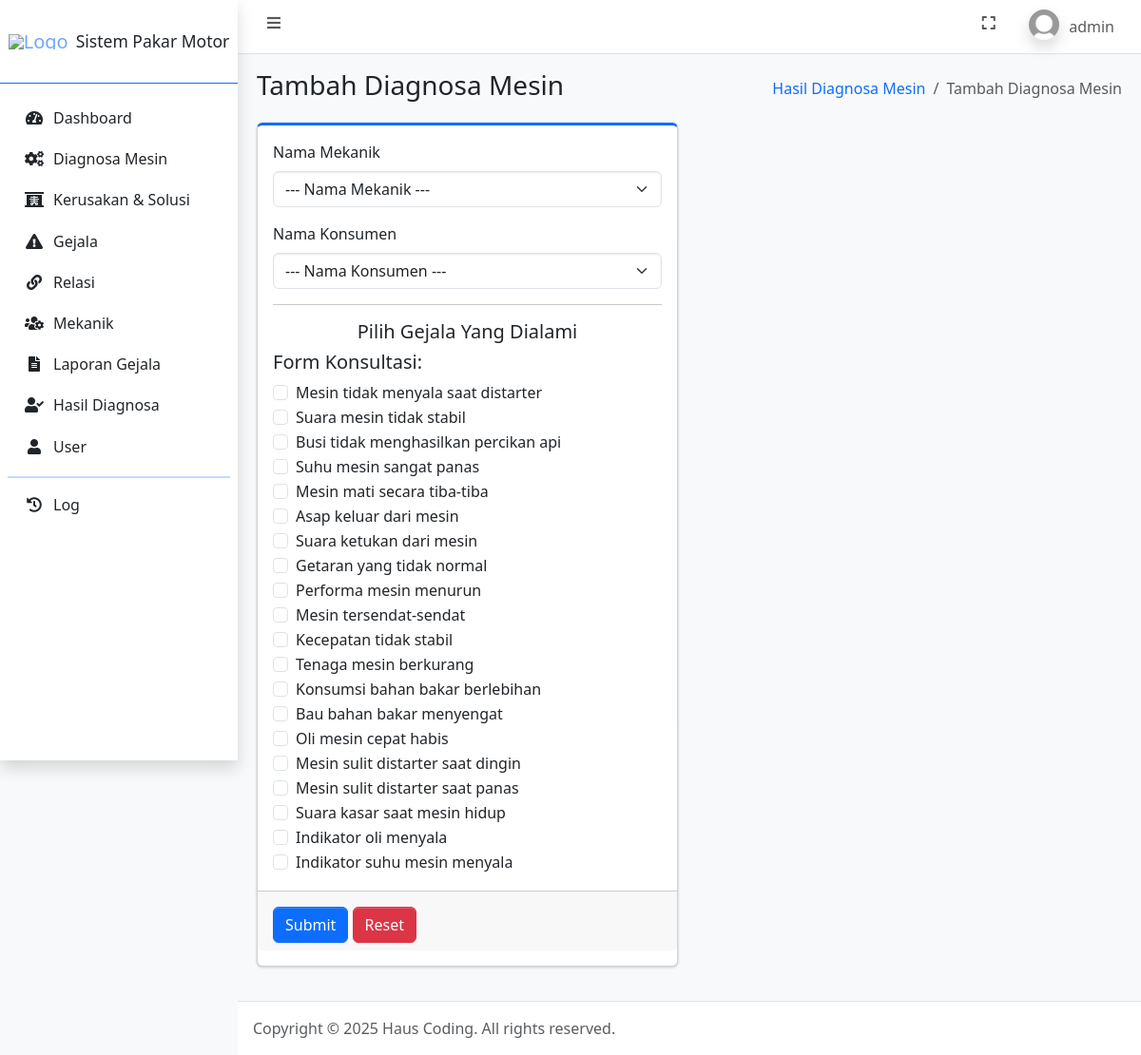
Screenshot of /diagnosa_mesin.php (signed in) with the database file from the repository.
### tables this page shows
CREATE TABLE `user` (
  `id_user` int(11) NOT NULL,
  `username` varchar(100) NOT NULL,
  `password` varchar(255) NOT NULL,
  `jabatan` enum('admin','pelanggan') NOT NULL,
  `nama` varchar(100) NOT NULL,
  `jenis_kelamin` enum('laki-laki','perempuan') NOT NULL,
  `tanggal_lahir` date NOT NULL,
  `alamat` text NOT NULL,
  `foto` text NOT NULL,
  `dibuat_pada` timestamp NOT NULL DEFAULT current_timestamp()
);

CREATE TABLE `gejala` (
  `kd_gejala` char(4) NOT NULL,
  `gejala` varchar(100) NOT NULL,
  `deskripsi_gejala` text NOT NULL
);

### connection.php (called while the page is built, shortened)
<?php
	$host = 'localhost';
	$user = 'root';
	$pass = '';
	$database = 'sistem_pakar_motor';
	$conn = mysqli_connect($host, $user, $pass, $database);
    if (isset($_SESSION['id_user'])) {
    	$id_user = $_SESSION['id_user'];
		$dataUser = mysqli_fetch_assoc(mysqli_query($conn, "SELECT * FROM user WHERE id_user = $id_user"));
	}
?>

### diagnosa_mesin.php (the view, shortened to what this page needs)
<?php
    require_once 'connection.php';
    $get_gejala = mysqli_query($conn, "SELECT * FROM gejala ORDER BY kd_gejala ASC");
?>
<!DOCTYPE html>
<html lang="en">
<head>
    <?php include_once 'include/head.php'; ?>
</head>
<body class="layout-fixed sidebar-expand-lg bg-body-tertiary">
    <div class="app-wrapper">
        <?php include_once 'include/navbar.php'; ?>
        <?php include_once 'include/sidebar.php'; ?>
        <main class="app-main">
            <div class="app-content-header">
                <div class="container-fluid">
                    <div class="row">
                        <div class="col-sm-6">
                            <h3 class="mb-0">Tambah Diagnosa Mesin</h3>
                        </div>
                        <div class="col-sm-6">
                            <ol class="breadcrumb float-sm-end">
                                <li class="breadcrumb-item"><a href="hasil_diagnosa.php">Hasil Diagnosa Mesin</a></li>
                                <li class="breadcrumb-item active" aria-current="page">
                                    Tambah Diagnosa Mesin
                                </li>
                            </ol>
                        </div>
                    </div>
                </div>
            </div>
            <div class="app-content">
                <div class="container-fluid">
                    <div class="row">
                        <div class="col-6">
                            <div class="card card-primary card-outline mb-4">
                                <form method="post">
                                    <div class="card-body">
                                        <div class="mb-3">
                                            <label for="id_mekanik" class="form-label">Nama Mekanik</label>
                                            <select class="form-select" id="id_mekanik" name="id_mekanik" required>
                                                <option value="0">--- Nama Mekanik ---</option>
                                            </select>
                                        </div>
                                        <div class="mb-3">
                                            <label for="id_user" class="form-label">Nama Konsumen</label>
                                            <select class="form-select" id="id_user" name="id_user" required>
                                                <option value="0">--- Nama Konsumen ---</option>
                                            </select>
                                        </div>
                                        <hr>
                                        <h5 class="text-center">Pilih Gejala Yang Dialami</h5>
                                        <h5>Form Konsultasi:</h5>
                                        <?php $id_no = 1; ?>
                                        <?php foreach ($get_gejala as $dg): ?>
                                            <div class="form-check">
                                                <input class="form-check-input" type="checkbox" name="gejala[]" value="<?= $dg['kd_gejala']; ?>" id="<?= $id_no; ?>">
                                                <label class="form-check-label" for="<?= $id_no; ?>">
                                                    <?= $dg['gejala']; ?>
                                                </label>
                                            </div>
                                            <?php $id_no++; ?>
                                        <?php endforeach ?>
                                    </div>
                                    <div class="card-footer pt-3">
                                        <button type="submit" name="btnTambahDiagnosaMesin" class="btn btn-primary">Submit</button>
                                        <input type="reset" value="Reset" class="btn btn-danger">
                                    </div>
                                </form>
                            </div>
                        </div>
                    </div>
                </div>
            </div>
        </main>
        <?php include_once 'include/footer.php'; ?>
    </div>
</body>
</html>

### include/navbar.php (shortened to what this page needs)
<nav class="app-header navbar navbar-expand bg-body">
    <div class="container-fluid">
        <ul class="navbar-nav">
            <li class="nav-item"> <a class="nav-link" data-lte-toggle="sidebar" href="#" role="button"> <i class="fas fa-fw fa-bars"></i> </a> </li>
        </ul>
        <ul class="navbar-nav ms-auto">
            <li class="nav-item"> <a class="nav-link" href="#" data-lte-toggle="fullscreen"> <i data-lte-icon="maximize" class="fas fa-fw fa-expand"></i> </a> </li>
            <li class="nav-item dropdown user-menu">
                <a href="#" class="nav-link dropdown-toggle" data-bs-toggle="dropdown" aria-expanded="false">
                    <img src="assets/img/profiles/<?= $dataUser['foto']; ?>" class="user-image rounded-circle shadow" alt="User Image">
                    <span class="d-none d-md-inline"><?= $dataUser['username']; ?></span>
                </a>
            </li>
        </ul>
    </div>
</nav>

### rows the page displays
user: foto (placeholder picture), username "admin"
gejala: gejala "Mesin tidak menyala saat distarter"
gejala: gejala "Suara mesin tidak stabil"
gejala: gejala "Busi tidak menghasilkan percikan api"
gejala: gejala "Suhu mesin sangat panas"
gejala: gejala "Mesin mati secara tiba-tiba"
gejala: gejala "Asap keluar dari mesin"
gejala: gejala "Suara ketukan dari mesin"
gejala: gejala "Getaran yang tidak normal"
gejala: gejala "Performa mesin menurun"
gejala: gejala "Mesin tersendat-sendat"
gejala: gejala "Kecepatan tidak stabil"
gejala: gejala "Tenaga mesin berkurang"
gejala: gejala "Konsumsi bahan bakar berlebihan"
gejala: gejala "Bau bahan bakar menyengat"
gejala: gejala "Oli mesin cepat habis"
gejala: gejala "Mesin sulit distarter saat dingin"
gejala: gejala "Mesin sulit distarter saat panas"
gejala: gejala "Suara kasar saat mesin hidup"
gejala: gejala "Indikator oli menyala"
gejala: gejala "Indikator suhu mesin menyala"
